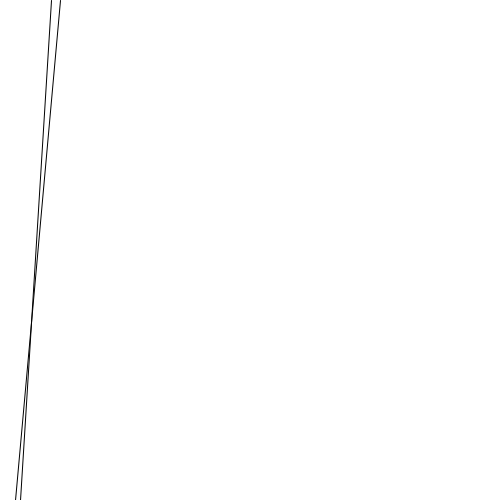
Frame 1 (no input)
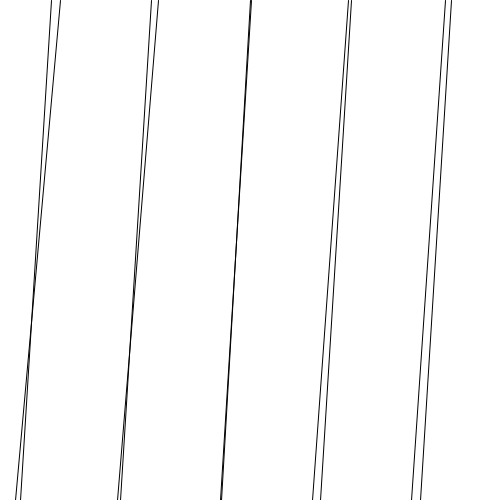
Frame 60 (the mouse pressed at the canvas centre just before this capture)
Frame 120 (the mouse held since frame 60 and released just before this capture): identical to frame 60, image omitted

The Processing sketch that drew these frames (run headless with seeded random() and noise(); from frame 60 on, the mouse is pressed at the canvas centre):

// Processing sketch: processing_24458
// ── processing_24458.pde

float lineOne = random(0,80);
float lineOneA = random(0,80);
 
 void setup(){
  
  size (500,500);
  strokeWeight(1);
  background(255);
  smooth();
 }

void draw(){


line(lineOne,0,lineOneA,height);
line(lineOne+random(-10,10),0,lineOneA+random(-10,10),height);

lineOne = lineOne+100;
lineOneA = lineOneA+100;
    

}
